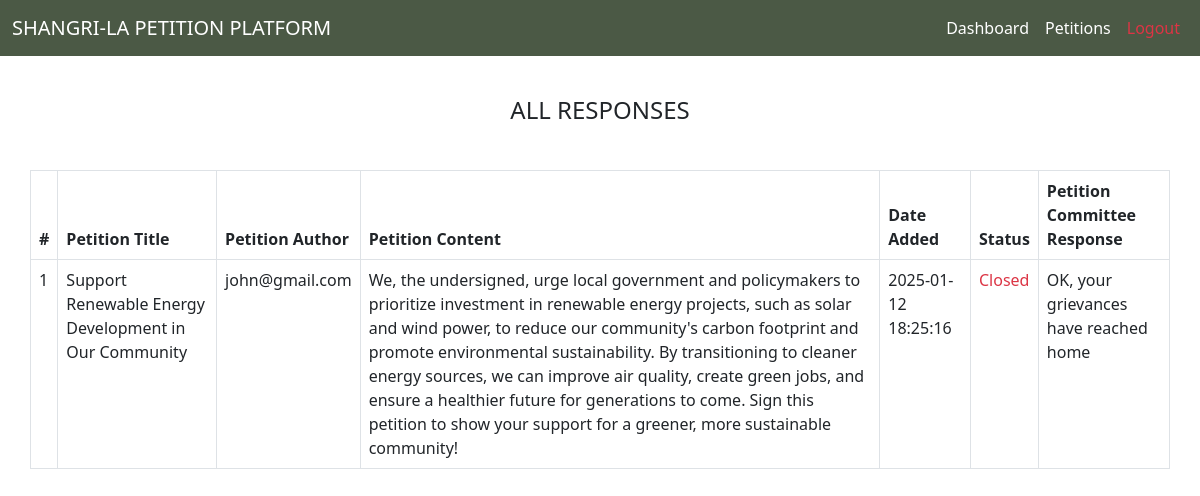
/petitioners/all_responses.php (signed in), run on the app's committed database.
### tables this page shows
CREATE TABLE `all_petitions` (
  `id` int(11) NOT NULL,
  `title` varchar(200) NOT NULL,
  `content` varchar(1500) NOT NULL,
  `author` varchar(200) NOT NULL,
  `status` int(11) NOT NULL,
  `petitions_committee_response` varchar(400) DEFAULT NULL,
  `date_created` datetime DEFAULT current_timestamp(),
  `date_updated` datetime DEFAULT NULL ON UPDATE current_timestamp(),
  `signatures` int(11) NOT NULL DEFAULT 0,
  `signature_threshhold` int(11) DEFAULT 0,
  `petitioner_id` int(11) NOT NULL
);

### petitioners/all_responses.php (the view, shortened to what this page needs)
<?php
include_once "functions/functions.php";
$database_connection = database_connect();
?>
<?= header_template('PETITIONERS | ALL PETITIONS'); ?>
<?= petitioner_navbar_template(); ?>
<div id="page_title">
    <div class="container">
        <div class="row">
            <h4>All Responses</h4>
        </div>
    </div>
</div>
<div id="data_table">
    <div class="container">
        <div class="row">
            <table class="table table-bordered">
                <?php
                $sql = $database_connection->prepare("SELECT * FROM all_petitions ORDER BY date_created DESC");
                $sql->execute();
                $database_all_petitions = $sql->fetchAll(PDO::FETCH_ASSOC);
                $count = 1;
                ?>
                <thead>
                    <th>#</th>
                    <th>Petition Title</th>
                    <th>Petition Author</th>
                    <th>Petition Content</th>
                    <th>Date Added</th>
                    <th>Status</th>
                    <th>Petition Committee Response</th>
                </thead>
                <?php foreach ($database_all_petitions as $all_petitions): ?>
                    <tbody>
                        <td><?= $count++; ?></td>
                        <td><?= $all_petitions['title']; ?></td>
                        <td><?= $all_petitions['author']; ?></td>
                        <td><?= $all_petitions['content']; ?></td>
                        <td><?= $all_petitions['date_created']; ?></td>
                        <td><?php
                            if ($all_petitions['status'] == 0) {
                                echo "<span class='text-danger'>Closed</span>";
                            } else {
                                echo "<span class='text-success'>Open</span>";
                            }
                            ?></td>
                            <td><?= $all_petitions['petitions_committee_response']; ?></td>
                    </tbody>
                <?php endforeach; ?>
            </table>
        </div>
    </div>
</div>

### css/styles.css (style rules this page uses)
:root { --main-color: #fff; --primary-color: #000; --secondary-color: #4B5945; --secondary-color-1: #66785F; --secondary-color-2: #91AC8F; --secondary-color-3: #B2C9AD; }
#page_title h4 { text-align: center; text-transform: uppercase; margin-bottom: 45px; margin-top: 40px; }

### data on the page
all_petitions: title "Support Renewable Energy Development in Our Community", author "john@gmail.com", content "We, the undersigned, urge local government and policymakers to prioritize investment in renewable energy projects, such as solar and wind power, to reduce our community's carbon footprint and promote environmental sustainability. By transitioning to cleaner energy sources, we can improve air quality, create green jobs, and ensure a healthier future for generations to come. Sign this petition to show your support for a greener, more sustainable community!", date_created "2025-01-12 18:25:16", status "Closed", petitions_committee_response "OK, your grievances have reached home"
